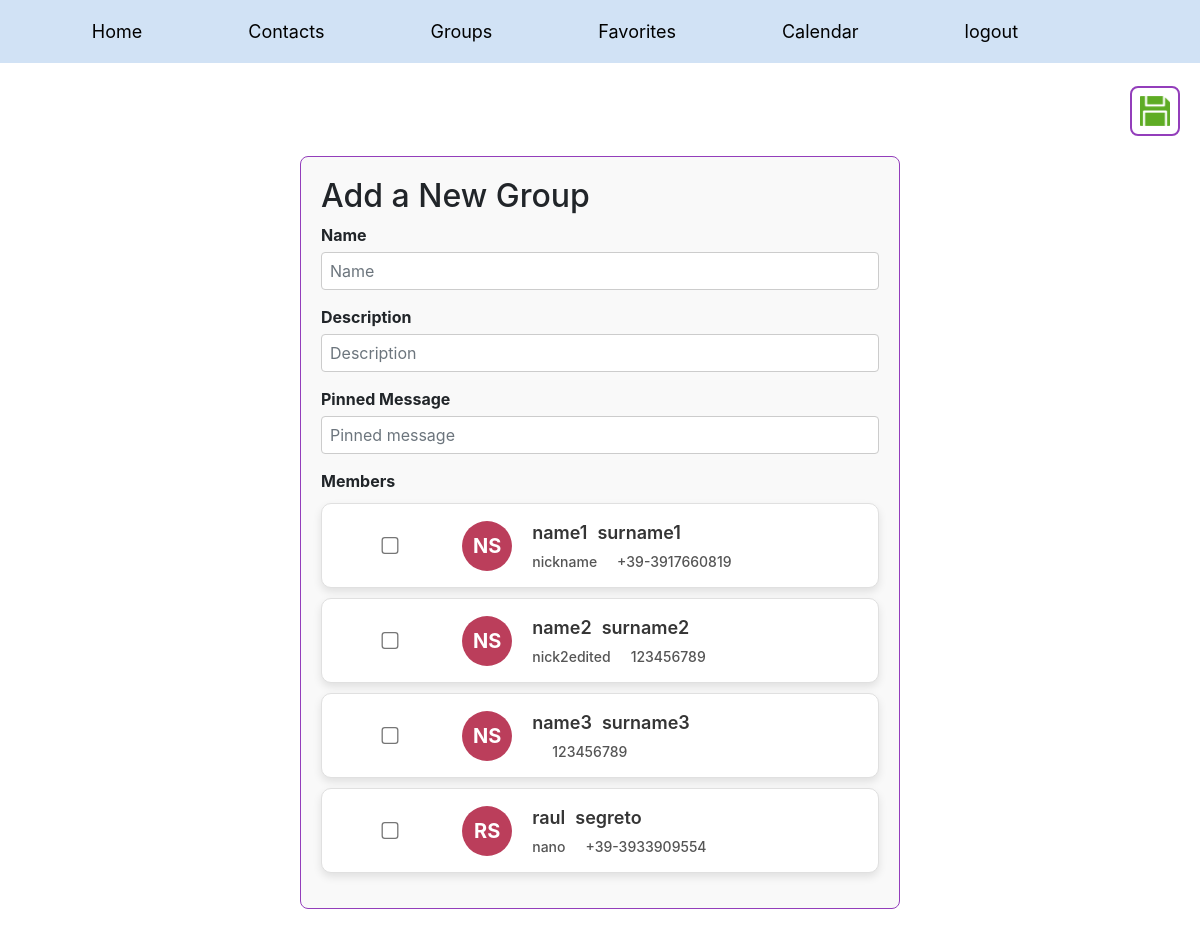
Page /add_group (signed in) on the earlier database version.
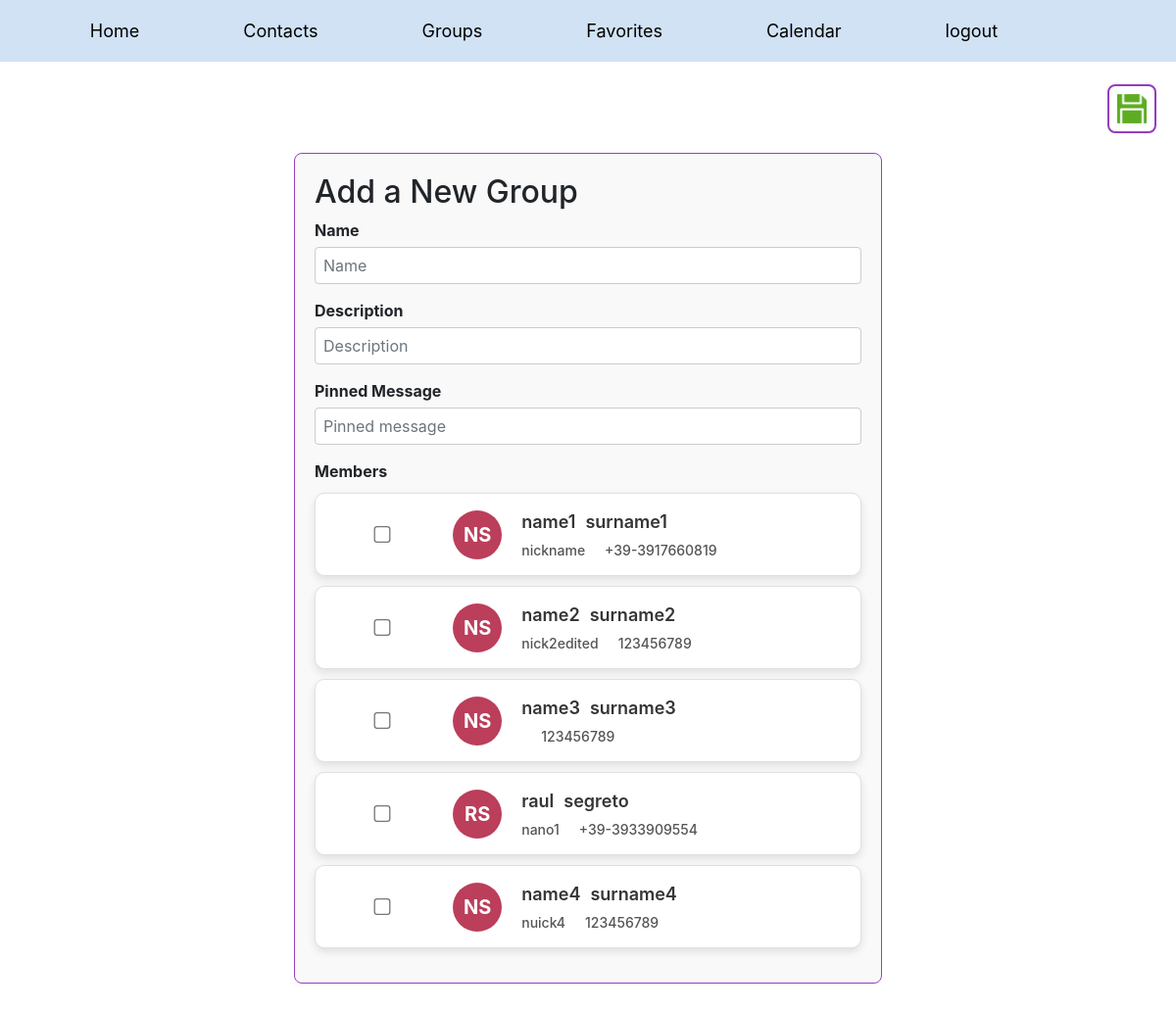
Same page on the later database version.
### contacts/models.py (models this page shows, shortened)
class Contact(models.Model):
    owner = models.ForeignKey(User, on_delete=models.CASCADE)
    name = models.CharField(max_length=10)
    birthday = models.DateField(null=True, blank=True)
    surname = models.CharField(max_length=10)
    nickname = models.CharField(max_length=20, blank=True, null=True)
    email = models.EmailField(blank=True, null=True)
    company = models.CharField(max_length=20, blank=True, null=True)
    job_position = models.CharField(max_length=20, blank=True, null=True)
    phone_number_1 = models.CharField(max_length=15)
    phone_number_2 = models.CharField(max_length=15, blank=True, null=True)
    isFavorite = models.BooleanField(default=False)

### contacts/views.py (the view)
# urls.py: path("add_group",views.add_group, name="add_group"),
@login_required
def add_group(request):
    if request.method == 'POST':
        form = GroupForm(request.POST)
        if form.is_valid():
            group = form.save(commit=False)
            group.save()
            form.save_m2m()
            group.admins.add(request.user)
            return redirect('groups')
    else:
        form = GroupForm()
    contacts = Contact.objects.filter(owner=request.user)
    return render(request, 'groups/add_group.html', {
        'form': form,
        'members': contacts
        })

### contacts/forms.py
class GroupForm(forms.ModelForm):
    class Meta:
        model = Group
        fields = [
            'name',
            'description',
            'members',
            'pinned_message',
        ]
        widgets = {
            'name': forms.TextInput(attrs={'class': 'form-control', 'placeholder': 'Name'}),
            'description': forms.TextInput(attrs={'class': 'form-control', 'placeholder': 'Description'}),
            'pinned_message': forms.TextInput(attrs={'class': 'form-control', 'placeholder': 'Pinned message'}),
            'members': forms.CheckboxSelectMultiple(),
        }

### contacts/templates/groups/add_group.html (shortened to what this page needs)
{% extends "standard/layout.html" %}
{% load static %}
{% block head %}
<link href="{% static 'contact_style/group_style/add_group.css' %}" rel="stylesheet">
<link href="{% static 'contact_style/components/header_buttons.css' %}" rel="stylesheet">
<link href="{% static 'contact_style/components/add_card.css' %}" rel="stylesheet">
{% endblock %}
{% block body %}
<div class="header-section">
    <div class="profile-icons">
        <button id="saveButtonGroup" type="submit" form="addGroupForm">
            <img src="{% static 'img/save.png' %}" class="icon" alt="Save">
        </button>
    </div>
</div>
<div class="form-container">
    <h2>Add a New Group</h2>
    <form id="addGroupForm" method="post" action="{% url 'add_group' %}">
        <div class="form-group">
            <label>Name</label>
            {{ form.name }}
        </div>
        <div class="form-group">
            <label>Description</label>
            {{ form.description }}
        </div>
        <div class="form-group">
            <label>Pinned Message</label>
            {{ form.pinned_message }}
        </div>
        <div class="form-group">
            <label>Members</label>
            {% for contact in members %}
            <div class="profile-wrapper">
                <div class="profile-container">
                    <input type="checkbox" class="checkbox" name="members" value="{{ contact.id }}">
                    <div class="profile-picture">
                        {{ contact.name.0|upper }}{{ contact.surname.0|upper }}
                    </div>
                    <div class="name-row">
                        <div class="main-info">
                            <span class="name">{{ contact.name }}</span>
                            <span class="surname">{{ contact.surname }}</span>
                        </div>
                        <div class="sub-info">
                            <span class="nickname">{{ contact.nickname }}</span>
                            <span class="phone">{{ contact.phone_number_1 }}</span>
                        </div>
                    </div>
                </div>
            </div>
            {% endfor %}
        </div>
    </form>
</div>
{% endblock %}

Differences in the rows shown:
changed Contact "raul": nickname "nano" → "nano1"
added Contact: name.0 "N", surname.0 "S", name "name4", surname "surname4", nickname "nuick4", phone_number_1 "123456789"
